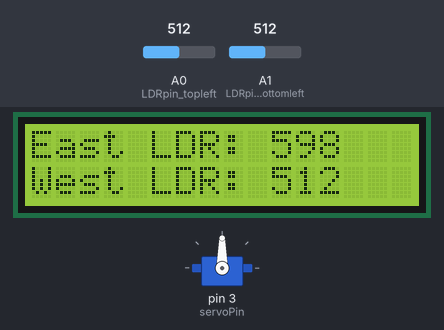
This sketch was run on a simulated Arduino Uno, built with avr-gcc and run on an emulated ATmega328P. Parts: 16×2 character LCD, servo. Inputs (shaded band) come from the test bench; at power-on: A1 (LDRpin_bottomleft) = 512, A0 (LDRpin_topleft) = 512. What the sketch prints to the serial monitor is not drawn.

Above: at 1.2 s.
1.3 s: A1 (LDRpin_bottomleft) set to 555
At 2.4 s:
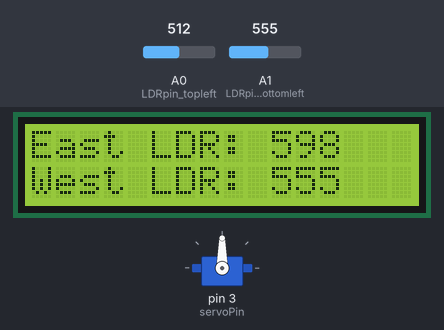
2.8 s: A1 (LDRpin_bottomleft) set to 581
At 4.0 s:
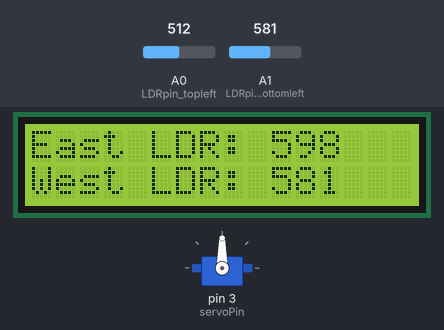
4.6 s: A0 (LDRpin_topleft) set to 474
At 5.7 s:
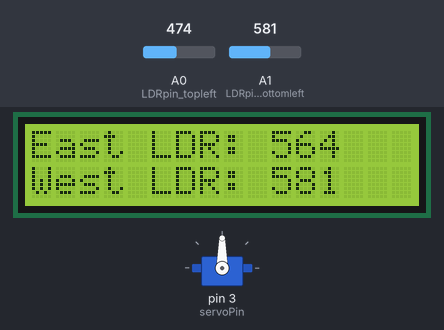
6.2 s: A0 (LDRpin_topleft) set to 450
At 7.5 s:
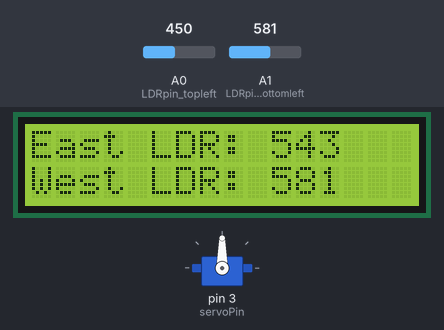
7.9 s: A0 (LDRpin_topleft) set to 511
At 8.3 s:
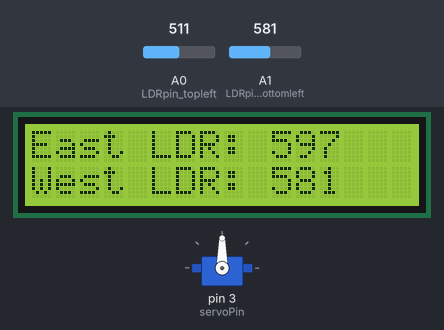
9.5 s: A1 (LDRpin_bottomleft) set to 511
At 10.1 s:
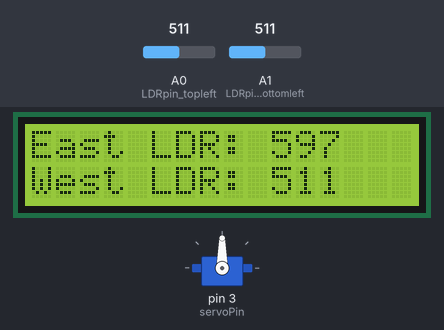
Timing chart, 0 to 12.1 s (numbered marks = the images above; inputs shaded):
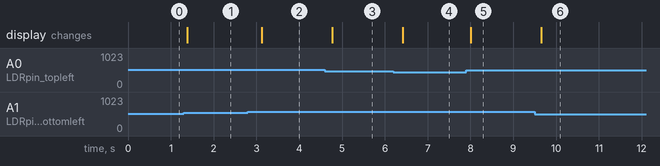

Measured:
- after the input at 1.3 s, the display: changes after 0.08 s (image 1)
- after the input at 2.8 s, the display: changes after 0.33 s (image 2)
- after the input at 4.6 s, the display: changes after 0.17 s (image 3)
- after the input at 6.2 s, the display: changes after 0.22 s (image 4)
- after the input at 7.9 s, the display: changes after 0.11 s (image 5)
- after the input at 9.5 s, the display: changes after 0.16 s (image 6)

The sketch:

sketch_nov15a.ino
```cpp
/*
 * TODO:
 *    Modes:
 *        Testing: LDRs and Motor used every 200ms
 *        Real: LDRs and Motor used every > 5 mins (placed in sleep mode or low power mode)
 *
 *
 *
 */
#include <Servo.h>
#include <Wire.h>
#include <LiquidCrystal_I2C.h>
#include <Stepper.h>
#include <DHT.h>

//code assumes our LDRs will be attached to either side of the solar panel, with one on the east side and one on the west side
Servo motor;                   // servo object to control the motor

// LDR values
const int LDRpin_topleft = A0;              // assign pins to LDRs and motor
const int LDRpin_bottomleft = A1;
const int LDRpin_topright = A2;
const int LDRpin_bottomright = A3;
const int eLDRpin = A0;
const int wLDRpin = A1;

// DHT values
const int kDHTpin = 8;
const int kDHTtype = DHT11;
float temperature;
float humidity;


// Servo values
int servoPin = 3;
int eLDRvalue = 0;
int wLDRvalue = 0;
int calibration = 0;           // LDRs don't come with the same inital value, so we have to figure out what the difference between the inital values are and save it here
int offset = 0;                // difference between the gathered values of the LDRs
int motorPos = 90;             // starting angle of the servo motor


// Stepper Motor values
const int kSteps = 64;         // Possible max = 64 * 48
const int kStepperSpeed = 5;   // RPM

DHT dht(kDHTpin, kDHTtype);

Stepper stepper_motor(kSteps, 4, 5, 6, 7);

LiquidCrystal_I2C lcd(0x27, 2, 1, 0, 4, 5, 6, 7, 3, POSITIVE);


// Rotate the servo (top/down) in small increments to avoid fast changes that may impact the hardware
void rotateServo(Servo motor, int angle) {
  int current_angle = motor.read();
  int difference = current_angle - angle;
  int change = (difference > 0) ? -1 : 1;
  for (int i = 0; i < abs(difference); i++) {
    motor.write(current_angle + change + (i * change));
    delay(50);
  }
}

// Rotate stepper motor (left/right) in small increment
void rotateStepper(Stepper motor) {

  int topleft = analogRead(LDRpin_topleft);
  int bottomleft = analogRead(LDRpin_bottomleft);
  int topright = analogRead(LDRpin_topright);
  int bottomright = analogRead(LDRpin_bottomright);

  int steps = 0;

  if (topleft + bottomleft > topright + bottomright) {
    steps++;
  } else {
    steps--;
  }

  motor.step(kStepperSpeed);
}


void readDHTvalues(DHT dht) {

  temperature = dht.readTemperature(true);
  humidity = dht.readHumidity();

  if (isnan(temperature)) {
    Serial.println("Failed to read temperature");
  }

  if (isnan(humidity)) {
    Serial.println("Failed to read humidity");
  }

}


void setup() {

  // LCD Code
  lcd.begin(16, 2);
  lcd.backlight();

  Serial.begin(9600);

  // Servo Motor Code
  motor.attach(servoPin);
  pinMode(eLDRpin, INPUT);
  pinMode(wLDRpin, INPUT);

  //motor.write(motorPos);
  rotateServo(motor, motorPos);

  // Stepper Motor Code
  stepper_motor.setSpeed(5);

  // DHT Sensor Code
  dht.begin();
  temperature = 0;
  humidity = 0;


}

void LDRtrack() { //function for tracking the sun using values gathered from the LDR and moving the motor
  eLDRvalue = analogRead(eLDRpin) + calibration;
  eLDRvalue = (int)(138 + 0.9 * eLDRvalue);  // new calibration equation
  wLDRvalue = analogRead(wLDRpin);
  offset = eLDRvalue - wLDRvalue;

  // Print LDR values into LCD -----------
  char str[16];
  char estr[16] = "East LDR: ";
  char wstr[16] = "West LDR: ";
  sprintf(str, "%d", eLDRvalue);
  strcat(estr, str);
  sprintf(str, "%d", wLDRvalue);
  strcat(wstr, str);
  lcd.clear();
  lcd.setCursor(0, 0);
  lcd.print(estr);
  lcd.setCursor(0, 1);
  lcd.print(wstr);
  // -------------------------------------

  Serial.print("eldr: ");
  Serial.println(eLDRvalue);
  Serial.print("wldr: ");
  Serial.println(wLDRvalue);

  if (offset > 30) { //if error is positive, east LDR's value is too high, so angle the solar panel to the east (value is 20 so the motor isn't constantly moving around)
    Serial.print("Motor Pos: ");
    Serial.println(motorPos);
    if (motorPos <= 160) { //check if motor is at the furthest angle east
      Serial.println("Motor moved positive");
      Serial.println(motorPos);
      //motorPos++;
      //motor.write(motorPos); //angle motor towards east
      rotateServo(motor, ++motorPos);

    }
  }
  else if (offset < -30) { //if error is negative, west LDR's value is too high, so angle the solar panel to the west
    if (motorPos >= 20) { //check if motor is at the furthest angle west
      Serial.println("Motor moved negative");
      Serial.println(motorPos);
      //motorPos--;
      //motor.write(motorPos); //angle motor towards west
      rotateServo(motor, --motorPos);
    }
  }

}

void loop() {
  LDRtrack();
  delay(300); //determines how often we want to check the values in the LDRs
}


/*
const int ldrPin1 = A0;
const int ldrPin2 = A1;
const int ldrPin3 = A2;
const int ldrPin4 = A3;

void setup() {

  Serial.begin(9600);

  pinMode(ldrPin1, INPUT);
  pinMode(ldrPin2, INPUT);
  pinMode(ldrPin3, INPUT);
  pinMode(ldrPin4, INPUT);
}

void loop() {

  int ldrStatus1 = analogRead(ldrPin1);
  int ldrStatus2 = analogRead(ldrPin2);
  int ldrStatus3 = analogRead(ldrPin3);
  int ldrStatus4 = analogRead(ldrPin4);

  Serial.print("ldr1: ");
  Serial.println(ldrStatus1);
  Serial.print("ldr2: ");
  Serial.println(ldrStatus2);
  Serial.print("ldr3: ");
  Serial.println(ldrStatus3);
  Serial.print("ldr4: ");
  Serial.println(ldrStatus4);
  Serial.println("------------------");
  delay(2000);

}
*/


/*
// Include the Servo library
#include <Servo.h>
// Declare the Servo pin
int servoPin = 3;
// Create a servo object
Servo Servo1;
void setup() {
   // We need to attach the servo to the used pin number
   Servo1.attach(servoPin);
   Serial.begin(9600);
}
void loop(){
   // Make servo go to 0 degrees
   delay(2000);
   Servo1.write(0);
   Serial.println("0 sweep");
   delay(2000);
   // Make servo go to 90 degrees
   Servo1.write(90);
   Serial.println("90 sweep");
   delay(2000);
   // Make servo go to 180 degrees
   Servo1.write(160);
   Serial.println("160 sweep");

}
*/
```
